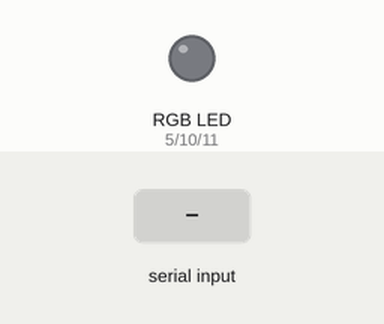
A sketch run on a simulated Arduino Uno, built with avr-gcc and run on an emulated ATmega328P. On the bench: an RGB LED mixed from three pins (HIGH = lit). The test bench sets the inputs (shaded band). Dim RGB values are drawn brighter than linear.

Above: at 1.2 s.
1.3 s: "C90\n" received over the second serial link
At 4.0 s:
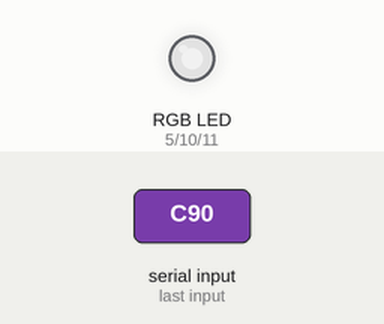
4.3 s: "C,45\n" received over the second serial link
At 6.3 s:
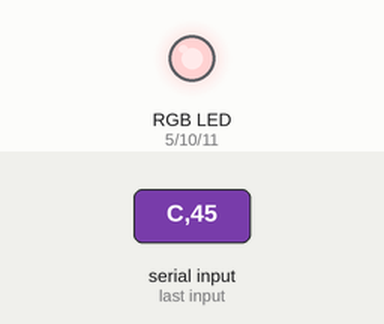
Timing chart, 0 to 7.8 s (numbered marks = the images above; inputs shaded):
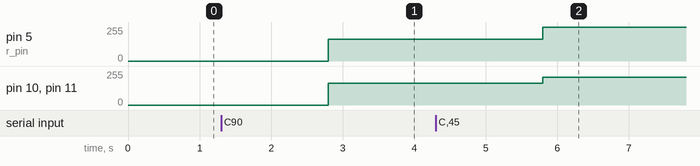

Measured:
- after the input at 1.3 s, pin 5 (r_pin), pin 10 (g_pin), pin 11 (b_pin): 0/255 → 165/255 after 1.5 s
- after the input at 4.3 s, pin 5 (r_pin): 165/255 → 255/255 after 1.5 s; pin 10 (g_pin), pin 11 (b_pin): 165/255 → 210/255 after 1.5 s

The sketch:

light2.ino
```cpp
#include <SoftwareSerial.h>

//255 least bright 0 highest brightness

SoftwareSerial mySerial(2, 3); // RX, TX

#define r_pin 5
#define g_pin 10
#define b_pin 11

#define warm 12

char *input_code;
uint8_t r=0,g=0,b=0;
uint8_t r1=0,g1=0,b1=0;
String incs;

void setup() {
  pinMode(r_pin, OUTPUT);
  pinMode(g_pin, OUTPUT);
  pinMode(b_pin, OUTPUT);
  mySerial.begin(9600);
  Serial.begin(9600); // Default communication rate of the Bluetooth module is 9600 faster rate 38400
  // change baud rate rate from 9600 to 38400 in HC05, as we want high speed transmissions.
  // Follow this link to change it: https://www.instructables.com/Changing-Baud-Rate-of-HC-05-Bluetooth/
}

void blin(){
  digitalWrite(7, HIGH);   // turn the LED on (HIGH is the voltage level)
  delay(500);                       // wait for a second
  digitalWrite(7, LOW);    // turn the LED off by making the voltage LOW
}

void brightness(uint8_t bright){
//  Serial.println(r);
//  Serial.println(g);
//  Serial.println(b);

  r1 = map(bright,0,100,255,r);
  g1 = map(bright,0,100,255,g);
  b1 = map(bright,0,100,255,b);

//  if(bright!=0){
//    r1 = 0;
//    g1 = 0;
//    b1 = 0;
//  }

  analogWrite(r_pin,r1);
  analogWrite(g_pin,g1);
  analogWrite(b_pin,b1);

//  Serial.println(r1);
//  Serial.println(g1);
//  Serial.println(b1);
}

void colour(String in){
  r = uint8_t(strtol(in.substring(0,in.indexOf(',')).c_str(),NULL,10));
  in = in.substring(in.indexOf(',')+1);
  g = uint8_t(strtol(in.substring(0,in.indexOf(',')).c_str(),NULL,10));
  in = in.substring(in.indexOf(',')+1);
  b = uint8_t(strtol(in.c_str(),NULL,10));
//
//  Serial.println(r);
//  Serial.println(g);
//  Serial.println(b);

  r = 255-r;g = 255-g;b = 255-b;

  analogWrite(r_pin,r);
  analogWrite(g_pin,g);
  analogWrite(b_pin,b);

//  Serial.println(r);
//  Serial.println(g);
//  Serial.println(b);
}

void loop() {
  //if(Serial.available() > 0){ // Checks whether data is comming from the serial port
  if(mySerial.available() > 0){
    blin();
    incs = mySerial.readStringUntil('\0'); // Reads the data from the serial port
//    Serial.println(incs);
    if(incs.charAt(0) == 'C'){
      incs = incs.substring(incs.lastIndexOf("C")+1);
      colour(incs);
    }
    if(incs.charAt(0) == 'B'||incs.charAt(incs.length()-4) == 'B'||incs.charAt(incs.length()-3) == 'B'){
      incs = incs.substring(incs.lastIndexOf("B")+1);
      input_code = incs.c_str();
      brightness(uint8_t(strtol(input_code,NULL,10)));
    }
    if(incs.charAt(0) == 'W'){
      if(incs.charAt(1) == '1')
      digitalWrite(warm,HIGH);
      else if(incs.charAt(1) == '0')
      digitalWrite(warm,LOW);
    }
//    else if(incs.charAt(0) == 'O'){
//      on_off(incs.charAt(1));
//    }
  }

}
```
